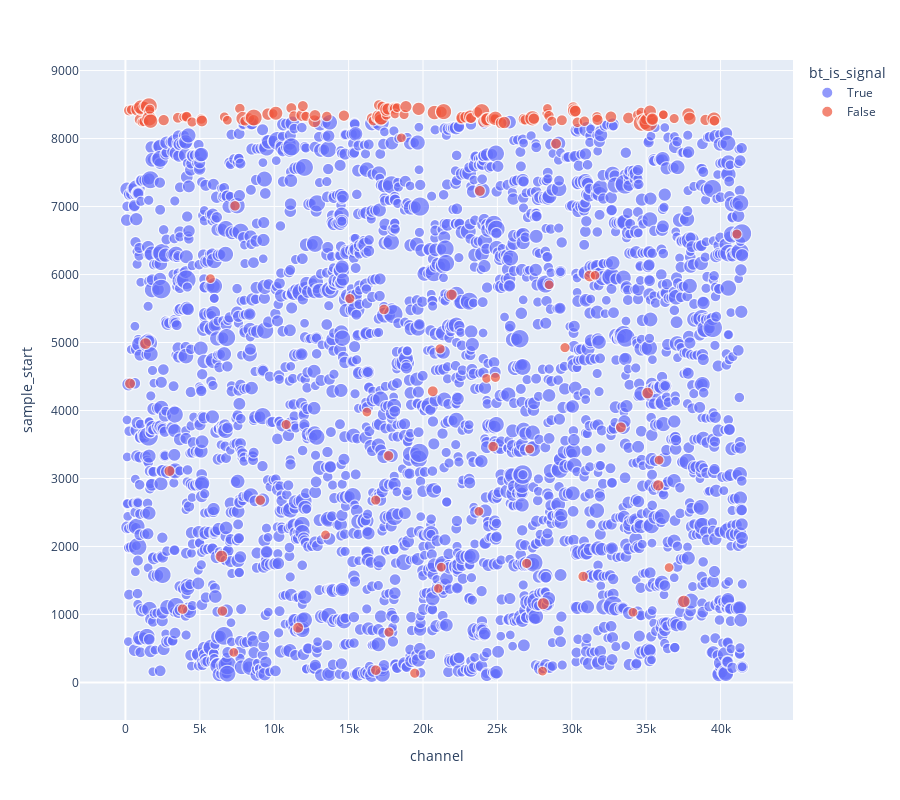

This figure's notebook cell:
### Markdown cell above
## Start of the readout window - missing activity
### Trigger primitives

### Code cell
pd.options.plotting.backend = 'plotly'
import plotly.express as px
# ws.tps.query('event == 1 & TP_peakADC > 50').plot.scatter(x='TP_channel', y='TP_peakT', size='TP_peakADC', color_continuous_scale=px.colors.sequential.Viridis, height=500, width=600)

pd.options.plotting.backend = 'matplotlib'
with pandas_backend('plotly') as x:
    f = ws.tps.query('event == 1 & adc_peak > 50').plot.scatter(x='channel', y='sample_start', size='adc_peak', color="bt_is_signal", color_continuous_scale=px.colors.sequential.Viridis, height=800, width=900)
    f.show()

### Figure 1 — Plotly figure (JSON) as saved in the notebook; plotly's stock layout.template omitted (floating-point values rounded to 4 significant figures; data arrays with more than 128 entries replaced by an {"elided": "..."} marker saying what was removed)
{"data": [{"hovertemplate": "bt_is_signal=True<br>channel=%{x}<br>sample_start=%{y}<br>adc_peak=%{marker.size}<extra></extra>", "legendgroup": "True", "marker": {"color": "#636efa", "size": {"elided": "2922 int values"}, "sizemode": "area", "sizeref": 0.5325, "symbol": "circle"}, "mode": "markers", "name": "True", "showlegend": true, "type": "scattergl", "x": {"elided": "2922 int values"}, "xaxis": "x", "y": {"elided": "2922 int values"}, "yaxis": "y"}, {"hovertemplate": "bt_is_signal=False<br>channel=%{x}<br>sample_start=%{y}<br>adc_peak=%{marker.size}<extra></extra>", "legendgroup": "False", "marker": {"color": "#EF553B", "size": {"elided": "166 int values"}, "sizemode": "area", "sizeref": 0.5325, "symbol": "circle"}, "mode": "markers", "name": "False", "showlegend": true, "type": "scattergl", "x": {"elided": "166 int values"}, "xaxis": "x", "y": {"elided": "166 int values"}, "yaxis": "y"}], "layout": {"height": 800, "legend": {"itemsizing": "constant", "title": {"text": "bt_is_signal"}, "tracegroupgap": 0}, "margin": {"t": 60}, "width": 900, "xaxis": {"anchor": "y", "domain": [0, 1], "title": {"text": "channel"}}, "yaxis": {"anchor": "x", "domain": [0, 1], "title": {"text": "sample_start"}}}}
